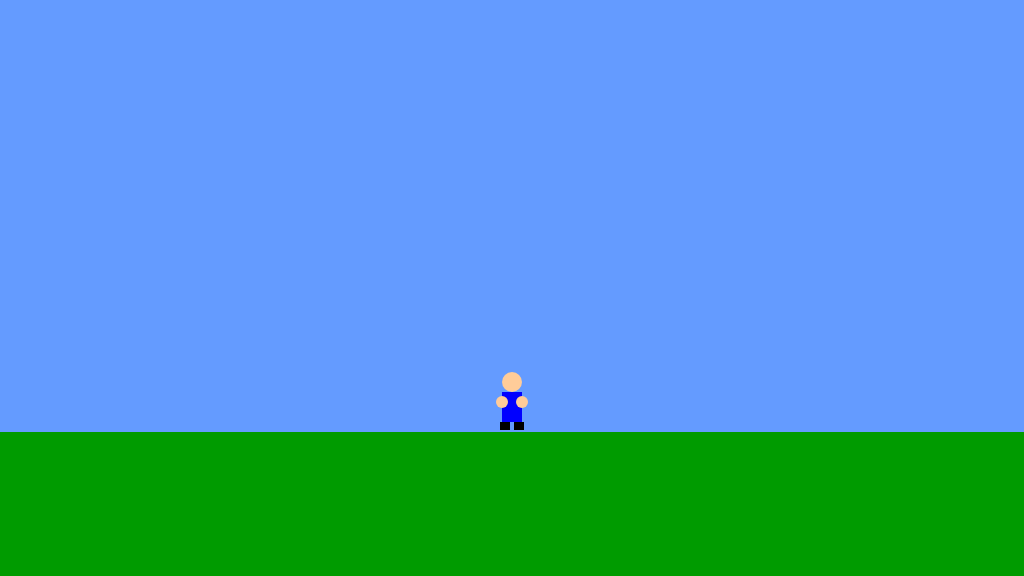
Frame 1 (no input)
Frame 60 (no input): identical to frame 1, image omitted
Frame 120 (the mouse pressed at the canvas centre since frame 60): identical to frame 1, image omitted

The p5.js sketch that drew this single still picture (run headless with seeded random() and noise() and a simulated clock; from frame 60 on, the mouse is pressed at the canvas centre):

// p5.js sketch
// ── sketch.js
/*

The Game Project

Week 3

Game interaction

*/


var gameChar_x;
var gameChar_y;
var floorPos_y;

let isLeft;
let isRight;
let isFalling;
let isPlummeting;

function setup()
{
	createCanvas(1024, 576);
	floorPos_y = height * 3/4;
	gameChar_x = width/2;
	gameChar_y = floorPos_y;

	isLeft = false;
	isRight = false;
	isFalling = false;
	isPlummeting = false;
}

function draw()
{

	///////////DRAWING CODE//////////

	background(100,155,255); //fill the sky blue


	noStroke();
	fill(0,155,0);
	rect(0, floorPos_y, width, height - floorPos_y); //draw some green ground

	//draw the canyon


	//the game character
	if(isLeft && isFalling)
	{
		// add your jumping-left code
		fill(255,204,153);
		ellipse(gameChar_x, gameChar_y - 60, 20, 20);
		// blue shirt
		fill(0,0,255);
		rect(gameChar_x - 8, gameChar_y - 50, 15, 25);
		fill(255,204,153);
		ellipse(gameChar_x - 12, gameChar_y - 48, 12, 12);
		// 2 black shoes
		fill(0);
		rect(gameChar_x - 12, gameChar_y - 25, 18, 8);

	}
	else if(isRight && isFalling)
	{
		// add your jumping-right code
		fill(255,204,153);
		ellipse(gameChar_x, gameChar_y - 60, 20, 20);
		// blue shirt
		fill(0,0,255);
		rect(gameChar_x - 8, gameChar_y - 50, 15, 25);
		fill(255,204,153);
		ellipse(gameChar_x + 12, gameChar_y - 48, 12, 12);
		// 2 black shoes
		fill(0);
		rect(gameChar_x - 6, gameChar_y - 25, 18, 8);

	}
	else if(isLeft)
	{
		// add your walking left code
		fill(255,204,153);
		ellipse(gameChar_x, gameChar_y - 50, 20, 20);
		// blue shirt
		fill(0,0,255);
		rect(gameChar_x - 8, gameChar_y - 40, 15, 30);
		fill(255,204,153);
		ellipse(gameChar_x - 4, gameChar_y - 30, 12, 12);
		// 2 black shoes
		fill(0);
		rect(gameChar_x - 12, gameChar_y - 10, 18, 8);

	}
	else if(isRight)
	{
		// add your walking right code
		fill(255,204,153);
		ellipse(gameChar_x, gameChar_y - 50, 20, 20);
		// blue shirt
		fill(0,0,255);
		rect(gameChar_x - 8, gameChar_y - 40, 15, 30);
		fill(255,204,153);
		ellipse(gameChar_x + 4, gameChar_y - 30, 12, 12);
		// 2 black shoes
		fill(0);
		rect(gameChar_x - 6, gameChar_y - 10, 18, 8);
	}
	else if(isFalling || isPlummeting)
	{
		// add your jumping facing forwards code
		fill(255,204,153);
		ellipse(gameChar_x, gameChar_y - 60, 20, 20);
		// blue shirt
		fill(0,0,255);
		rect(gameChar_x - 10, gameChar_y - 50, 20, 25);
		// two hands ellipse
		fill(255,204,153);
		ellipse(gameChar_x - 14, gameChar_y - 50, 12, 12);
		ellipse(gameChar_x + 14, gameChar_y - 50, 12, 12);
		// 2 black shoes
		fill(0);
		rect(gameChar_x - 12, gameChar_y - 25, 10, 8);
		rect(gameChar_x + 2, gameChar_y - 25, 10, 8);
	}
	else
	{
		// add your standing front facing code
		fill(255,204,153);
		ellipse(gameChar_x, gameChar_y - 50, 20, 20);
		// blue shirt
		fill(0,0,255);
		rect(gameChar_x - 10, gameChar_y - 40, 20, 30);
		// two hands ellipse
		fill(255,204,153);
		ellipse(gameChar_x - 10, gameChar_y - 30, 12, 12);
		ellipse(gameChar_x + 10, gameChar_y - 30, 12, 12);
		// 2 black shoes
		fill(0);
		rect(gameChar_x - 12, gameChar_y - 10, 10, 8);
		rect(gameChar_x + 2, gameChar_y - 10, 10, 8);
	}

	///////////INTERACTION CODE//////////
	//Put conditional statements to move the game character below here
	if (isLeft == true) {
		gameChar_x -= 5;
	}

	if (isRight == true) {
		gameChar_x += 5;
	}

	if (gameChar_y < floorPos_y) {
		gameChar_y += 4;
		isFalling = true;
	} else {
		isFalling = false;
	}

}


function keyPressed()
{
	// if statements to control the animation of the character when
	// keys are pressed.

	if (keyCode == 65) {
		isLeft = true;
		console.log("Left Key Pressed");
		console.log("isLeft: " + isLeft);
	}

	if (keyCode == 68) {
		isRight = true;
		console.log("Right Key Pressed");
		console.log("isRight: " + isRight);
	}

	if (keyCode == 87 && isFalling == false) {
		gameChar_y -= 100;
		isFalling = true;
		console.log("Jumped");
		console.log("isFalling: " + isFalling);
	} else {
		console.log("Prevented Doubled Jumping");
	}
	
}

function keyReleased()
{
	// if statements to control the animation of the character when
	// keys are released.

	if (keyCode == 65) {
		isLeft = false;
		console.log("Left Key Released");
		console.log("isLeft: " + isLeft);
	}

	if (keyCode == 68) {
		isRight = false;
		console.log("Right Key Released");
		console.log("isRight: " + isRight);
	}
}
